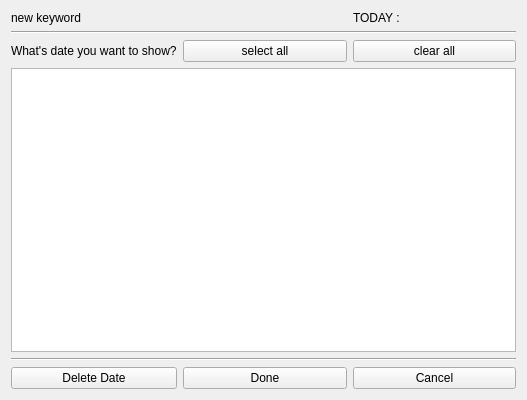
<?xml version="1.0" encoding="UTF-8"?>
<ui version="4.0">
 <class>date_window</class>
 <widget class="QWidget" name="date_window">
  <property name="geometry">
   <rect>
    <x>0</x>
    <y>0</y>
    <width>527</width>
    <height>400</height>
   </rect>
  </property>
  <property name="windowTitle">
   <string>Form</string>
  </property>
  <layout class="QGridLayout" name="gridLayout">
   <item row="0" column="2">
    <widget class="QLabel" name="date_label">
     <property name="text">
      <string>TODAY : </string>
     </property>
    </widget>
   </item>
   <item row="4" column="0" colspan="3">
    <widget class="Line" name="line_2">
     <property name="orientation">
      <enum>Qt::Horizontal</enum>
     </property>
    </widget>
   </item>
   <item row="3" column="0" colspan="3">
    <widget class="QListWidget" name="DateList"/>
   </item>
   <item row="5" column="1">
    <widget class="QPushButton" name="doneButton">
     <property name="text">
      <string>Done</string>
     </property>
    </widget>
   </item>
   <item row="0" column="0" colspan="2">
    <widget class="QLabel" name="keyword_label">
     <property name="styleSheet">
      <string notr="true">font: 11pt &quot;Helvetica&quot;;</string>
     </property>
     <property name="text">
      <string>new keyword</string>
     </property>
    </widget>
   </item>
   <item row="5" column="2">
    <widget class="QPushButton" name="cancelButton">
     <property name="text">
      <string>Cancel</string>
     </property>
    </widget>
   </item>
   <item row="1" column="0" colspan="3">
    <widget class="Line" name="line">
     <property name="orientation">
      <enum>Qt::Horizontal</enum>
     </property>
    </widget>
   </item>
   <item row="2" column="1">
    <widget class="QPushButton" name="select_btn">
     <property name="text">
      <string>select all</string>
     </property>
    </widget>
   </item>
   <item row="2" column="0">
    <widget class="QLabel" name="label">
     <property name="text">
      <string>What's date you want to show?</string>
     </property>
     <property name="margin">
      <number>10</number>
     </property>
    </widget>
   </item>
   <item row="2" column="2">
    <widget class="QPushButton" name="clear_btn">
     <property name="text">
      <string>clear all</string>
     </property>
    </widget>
   </item>
   <item row="5" column="0">
    <widget class="QPushButton" name="del_btn">
     <property name="text">
      <string>Delete Date</string>
     </property>
    </widget>
   </item>
  </layout>
 </widget>
 <resources>
  <include location="resources.qrc"/>
 </resources>
 <connections/>
</ui>
